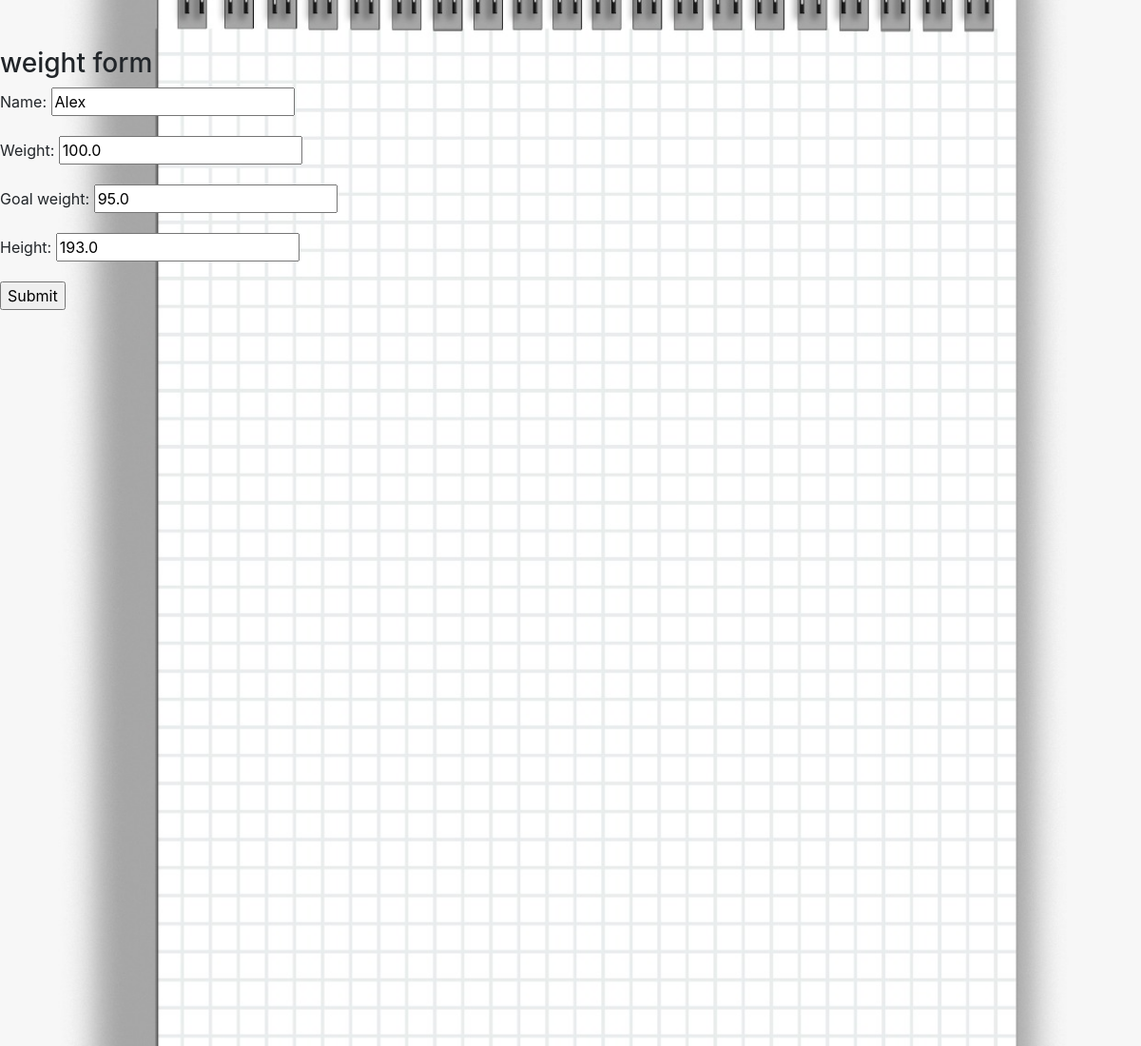
The app's page /update-details/1/, older data.
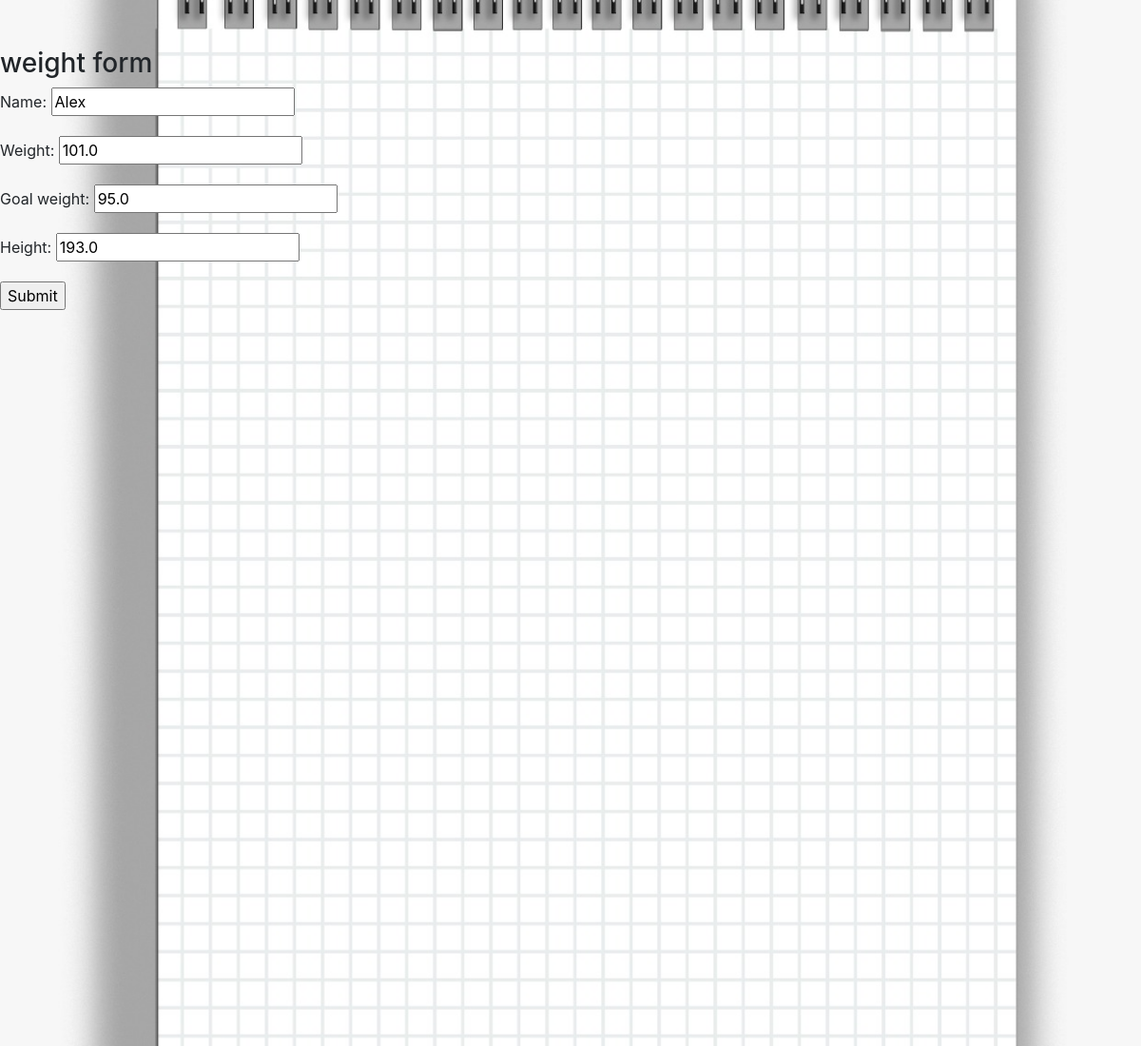
The same page, newer data.
### ffwc_app/models.py (models this page shows, shortened)
class User_Data(models.Model):
    user = models.ForeignKey(
                    User, on_delete=models.CASCADE, null=True, blank=True)
    name = models.CharField(max_length=20)
    weight = models.FloatField()
    goal_weight = models.FloatField()
    height = models.FloatField()
    created = models.DateTimeField(auto_now_add=True)
    class Meta:
        ordering = ['created']

### ffwc_app/views.py (the view, shortened to what this page needs)
# urls.py: path('update-details/<int:pk>/', ChangeUserDetails.as_view(), name='update-details'),
class ChangeUserDetails(UpdateView, LoginRequiredMixin):
    model = User_Data
    fields = ['name', 'weight', 'goal_weight', 'height']
    success_url = reverse_lazy('account')

### ffwc_app/templates/ffwc_app/user_data_form.html (shortened to what this page needs)
{% extends 'ffwc_app/base.html' %}
{% block content %}
<h3>weight form</h3>
<form action="" method="post">
  {{ form.as_p }}
  <input type="submit" value="Submit">
</form>
{% endblock %}

Row changes from the older to the newer data that the page shows:
changed User_Data "Alex": weight "100.0" → "101.0"
